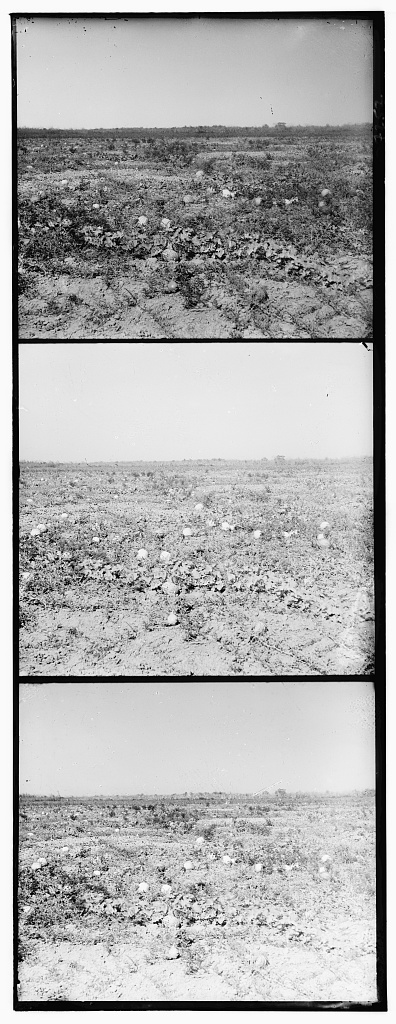
#> input picture 255.jpg, 396 x 1024 px; its folder holds 8 pictures in this run
$ python main.py
#> lines starting #> are read from the running program, lines starting #| are printed output that depends on the picture
import cv2
import numpy as np
import time
import os

def alinear_canales(canal_ref, canal_mover):
    # Extraemos solo el centro de la imagen para evitar que los bordes dañados de las placas de cristal arruinen la correlación,
    h, w = canal_ref.shape
    cx, cy = w // 2, h // 2
    d = min(w, h) // 4  # Usamos una ventana central

    ref_centro = np.float32(canal_ref[cy-d:cy+d, cx-d:cx+d])
    mover_centro = np.float32(canal_mover[cy-d:cy+d, cx-d:cx+d])

    # Correlación de fase (Fourier)
    (dx, dy), _ = cv2.phaseCorrelate(mover_centro, ref_centro)

    # [12 lines of commented-out code are left out]

    return int(round(dx)), int(round(dy))
    # return dx, dy

def mejoras_extra(imagen_bgr): # Recorte de marcos, eliminación de defectos y corrección fotométrica (contraste).
    # 1. Eliminación de bordes y marcos (Recortamos un 6% de los márgenes)
    alto, ancho = imagen_bgr.shape[:2]
    margen_y = int(alto * 0.06)
    margen_x = int(ancho * 0.06)
    img_recortada = imagen_bgr[margen_y:alto-margen_y, margen_x:ancho-margen_x]

    # 2. Eliminación de defectos (Filtro de mediana para quitar polvo/ruido) Kernel 3 es suficiente
    img_limpia = cv2.medianBlur(img_recortada, 3)

    # 3. Corrección fotométrica (Ecualización adaptativa CLAHE)
    clahe = cv2.createCLAHE(clipLimit=2.0, tileGridSize=(8, 8))

    # Separamos los canales B, G, R para aplicar el contraste a cada uno
    b, g, r = cv2.split(img_limpia)

    # Volvemos a unir los canales y devolvemos
    return cv2.merge([clahe.apply(b), clahe.apply(g), clahe.apply(r)])


def procesar_imagen(ruta_imagen):
    # Tasca 1 - Escollir el dataset / Lectura de la imagen
#> called with ruta_imagen = '255.jpg'
    img = cv2.imread(ruta_imagen, cv2.IMREAD_GRAYSCALE)
#> img is the input picture: shape (1024, 396); min 0, max 255, mean 173.9
    if img is None:
        print(f"Error: No se pudo cargar la imagen {ruta_imagen}")
        return

    print(f"\nTrabajando con: {ruta_imagen}")

    t0 = time.time() # Calculo del tiempo (Se pide)

    # Tasca 3 - Implementar la solucio.

    # 3.1. Recorte de subimágenes
    # Vamos a divir la altura total entre 3 (B, G, R).
    alto_canal = img.shape[0] // 3
#> alto_canal = 341
    B , G, R = img[0:alto_canal], img[alto_canal:2*alto_canal], img[2*alto_canal:3*alto_canal]

    # 3.2. Puesta en correspondencia (Registrado)
    # Calculamos desplazamientos usando B como referencia
    dx_g, dy_g = alinear_canales(B, G)
#> in alinear_canales, `mover_centro = np.float32(canal_mover[cy-d:cy+d, cx-d:cx+d])`:
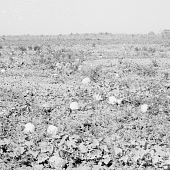
#> mover_centro: shape (170, 170) float32; min 0, max 255, mean 190.3
#> in alinear_canales, `(dx, dy), _ = cv2.phaseCorrelate(mover_centro, ref_centro)`: dx = 0.516; dy = 7.74
#> dx_g = 1; dy_g = 8
    dx_r, dy_r = alinear_canales(B, R)
#> in alinear_canales (call 2), `mover_centro = np.float32(canal_mover[cy-d:cy+d, cx-d:cx+d])`:
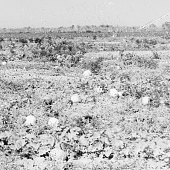
#> mover_centro: shape (170, 170) float32; min 0, max 255, mean 187.5
#> in alinear_canales (call 2), `(dx, dy), _ = cv2.phaseCorrelate(mover_centro, ref_centro)`: dx = -0.515; dy = 15.52
#> dx_r = -1; dy_r = 16

    # Creamos las matrices de traslación afín
    M_g = np.float32([[1, 0, dx_g], [0, 1, dy_g]])
#> M_g = [[1, 0, 1], [0, 1, 8]]
    M_r = np.float32([[1, 0, dx_r], [0, 1, dy_r]])
#> M_r = [[1, 0, -1], [0, 1, 16]]

    # Aplicamos la traslación a los canales G y R
    G_alineado = cv2.warpAffine(G, M_g, (G.shape[1], G.shape[0]))
    R_alineado = cv2.warpAffine(R, M_r, (R.shape[1], R.shape[0]))

    # 3.3. Combinamos en una imagen a color (BGR por defecto)
    imagen_color = cv2.merge([B, G_alineado, R_alineado])
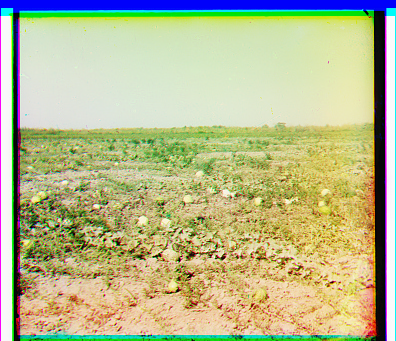
#> imagen_color: shape (341, 396, 3); mean of channels 0, 1, 2 141.6, 185.1, 183.4; drawn as B, G, R

    t1 = time.time() # Tiempo final
    t_total = t1 - t0

    imagen_color = mejoras_extra(imagen_color) # Mejoras extra
#> in mejoras_extra, `img_limpia = cv2.medianBlur(img_recortada, 3)`:
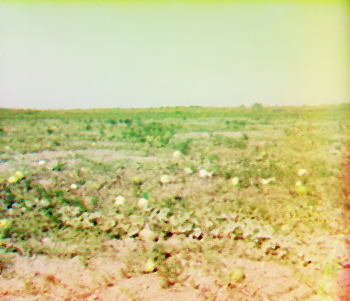
#> img_limpia: shape (301, 350, 3); mean of channels 0, 1, 2 141.2, 199.2, 202.8; drawn as B, G, R
#> in mejoras_extra, `b, g, r = cv2.split(img_limpia)`:
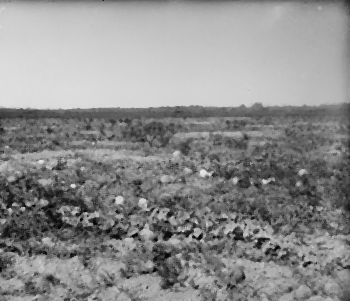
#> b: shape (301, 350); min 1, max 228, mean 141.2
#> in mejoras_extra, `b, g, r = cv2.split(img_limpia)`:
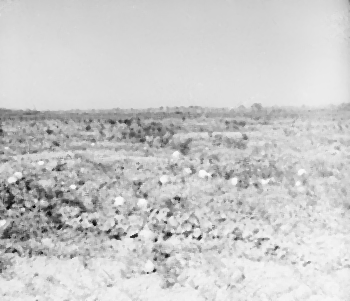
#> r: shape (301, 350); min 8, max 251, mean 202.8

    print(f"Tiempo final (recorte y registrado): {t_total:.4f}s")

    # Guardado de la imagen (fuera del cronómetro)
    nombre_base = os.path.splitext(ruta_imagen)[0]
    ruta_salida = f"{nombre_base}color.jpg"
    cv2.imwrite(ruta_salida, imagen_color)
    print(f"Resultado guardado como: {ruta_salida}")

    # Mostrar la imagen en pantalla (redimensionada)
    alto_disp, ancho_disp = imagen_color.shape[:2]
#> alto_disp = 301; ancho_disp = 350
    escala = 800 / alto_disp # Redimension
#> escala = 2.66
    dim_disp = (int(ancho_disp * escala), 800)
#> dim_disp = (930, 800)
    imagen_disp = cv2.resize(imagen_color, dim_disp, interpolation=cv2.INTER_AREA)
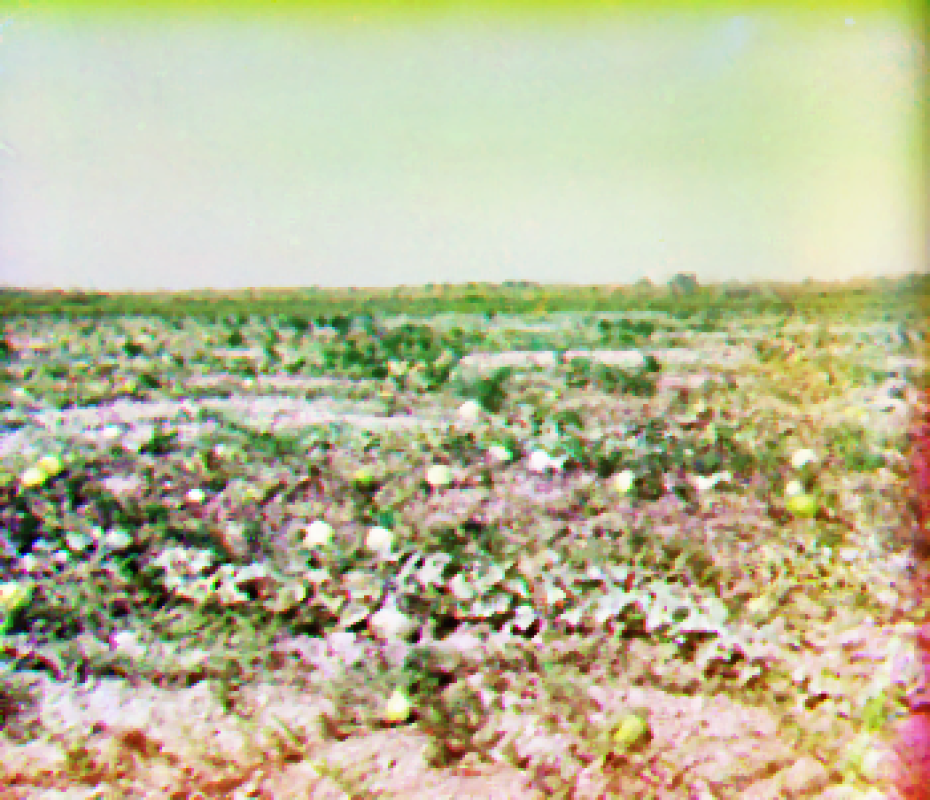
#> imagen_disp: shape (800, 930, 3); mean of channels 0, 1, 2 152.1, 186.3, 187.9; drawn as B, G, R

    cv2.imshow(f"Resultado - {ruta_imagen}", imagen_disp)
    cv2.waitKey(0) # Presiona cualquier tecla para cerrar la ventana
    cv2.destroyAllWindows()

# Llamada a funciones.
if __name__ == "__main__":
    lista_imagenes = ['255.jpg', '328.jpg', '499.jpg', '1099.jpg', '1246.jpg', '1822.jpg']
    for img_path in lista_imagenes:
        if os.path.exists(img_path):
            procesar_imagen(img_path)
        else:
            print(f"No se encontró la imagen: {img_path}")
